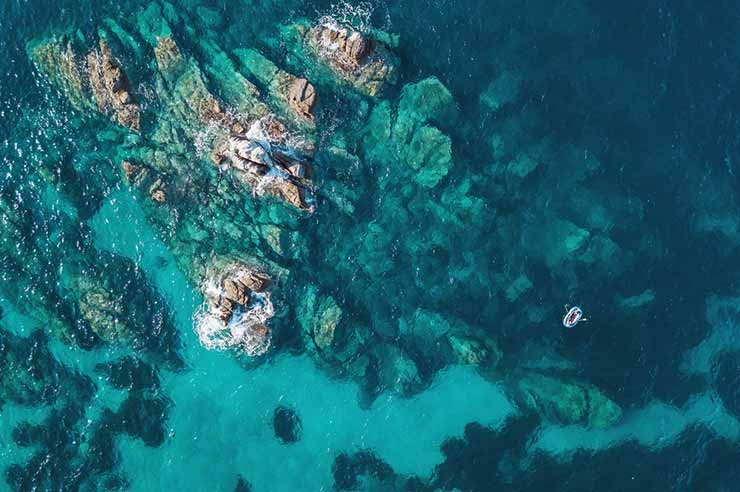
#> input picture aerial-landscape.png, 740 x 492 px
$ python read_img.py
#> lines starting #> are read from the running program, lines starting #| are printed output that depends on the picture
# read image using OpenCV
import cv2
import numpy as np
from abc import ABC, abstractmethod
from typing import Tuple


class Image(ABC):
    @abstractmethod
    def read_image(self)->None:
        pass

    @abstractmethod
    def show_image(self)->None:
        pass

    @abstractmethod
    def resize_image(self, fx: int, fy:int)->None:
        pass

    @abstractmethod
    def crop_image(self, x:int, y:int, w:int, h:int)->None:
        pass


class OpenCVImage(Image):
    def __init__(self, path:str, name: str=None):
        self.path = path
        self.img = None
        self.name = name if name else "Image"

    def read_image(self)->None:
        self.img = cv2.imread(self.path)
#> self.img is the input picture: shape (492, 740, 3); mean B, G, R 110, 98.2, 27.2

    def show_image(self) -> None:
        if self.img is not None:
            cv2.imshow(self.name, self.img)
            cv2.waitKey(0)
            cv2.destroyAllWindows()

    def resize_image(self, fx: int, fy: int) -> None:
#> called with fx = 1.5, fy = 1.5
        if self.img is not None:
            self.img = cv2.resize(self.img, (0,0), fx=fx, fy=fx)
#> self.img: shape (738, 1110, 3)

    def crop_image(
        self, x: int, y: int, w: int, h: int, resize: Tuple[int,int] = None,filter:bool=False
    ) -> np.ndarray:
#> called with x = 100, y = 100, w = 100, h = 200, resize = (1.5, 1.5), filter = True
        if self.img is not None:
            crop = self.img[x:x+w, y:y+h]
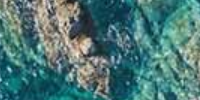
#> crop: shape (100, 200, 3); mean B, G, R 117.6, 118.8, 76
            if resize:
                fx, fy = resize
                crop = cv2.resize(crop, (0,0), fx=fx, fy=fy)
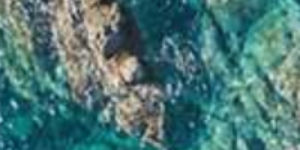
#> crop: shape (150, 300, 3); mean B, G, R 117.5, 118.7, 75.9

            if filter:
                rows, cols = crop.shape[:2]
#> rows = 150; cols = 300
                for i in range(rows*cols):
                    crop[i//cols][i%cols] = crop[i//cols][i%cols]*1.8
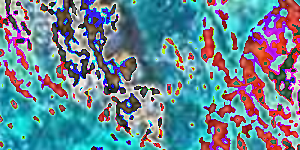
#> crop: shape (150, 300, 3); mean B, G, R 148.6, 135.2, 104.2

            return crop

        return


def app(image: Image)->None:
    image.read_image()
    image.resize_image(fx=1.5, fy=1.5)
    crop = image.crop_image(100,100,100,200, resize=(1.5,1.5), filter=True)
    crop = cv2.resize(crop, (0, 0), fx=2.5, fy=2.5)
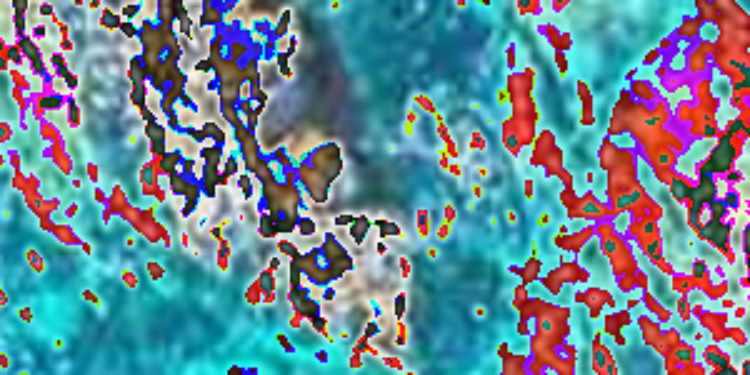
#> crop: shape (375, 750, 3); mean B, G, R 148.5, 135.1, 104.1
    cv2.imshow("Crop-image", crop)
    image.show_image()


if __name__ == "__main__":
    img = OpenCVImage(path="aerial-landscape.png", name="Original-image")
    app(image=img)
